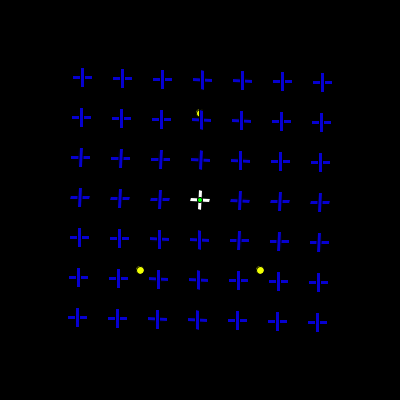
Frame 1 (no input)
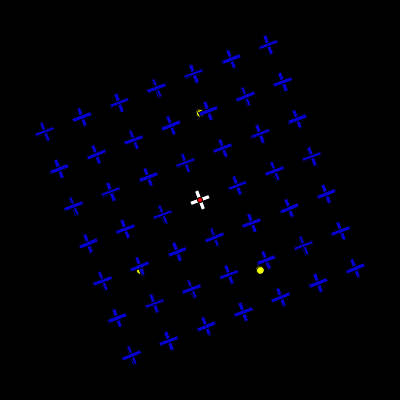
Frame 60 (the mouse pressed at the canvas centre just before this capture)
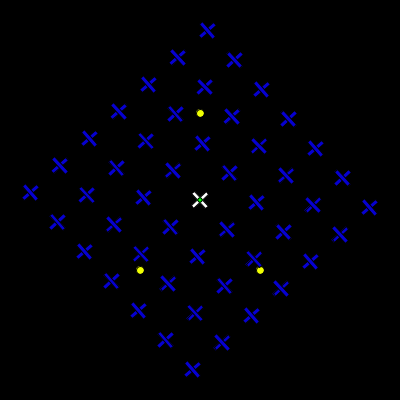
Frame 120 (the mouse held since frame 60 and released just before this capture)

The Processing sketch that drew these frames (run headless with seeded random() and noise(); from frame 60 on, the mouse is pressed at the canvas centre):

// Processing sketch: Motion_Induced_Blindness
// ── Motion_Induced_Blindness.pde
float constante_rotacion;
float rotacion;
color jitter;

void setup(){
  size(400,400);
  rectMode(CENTER);

}
void draw(){
  background(0);
  if (second() % 2 == 0) {  
    jitter = color(255, 2, 2);
  }
  else jitter = color(2, 255, 2);
  
  fill( #f0ff02 );
  ellipse(200, 113, 8, 8);
  ellipse(140, 270, 8, 8);
  ellipse(260, 270, 8, 8);
  
  constante_rotacion=0.02;
  rotacion = constante_rotacion+rotacion;
  translate(width/2, height/2);
  rotate(rotacion);
  
  fill(255);
  rect(0,0,20,4);
  rect(0,0,4,20);
  
  for(int i=-120;i<121;i=i+40){
    fill(#0600d0);
    for(int y=-120;y<121;y=y+40){
      if(y==0 && i ==0){
      }
      else{
        rect(i,y,20,4);
        rect(i,y,4,20);
      }
      
    }
  }
  fill( jitter);
  ellipse(0, 0, 5, 5); // central
  println(frameRate);
 
}
